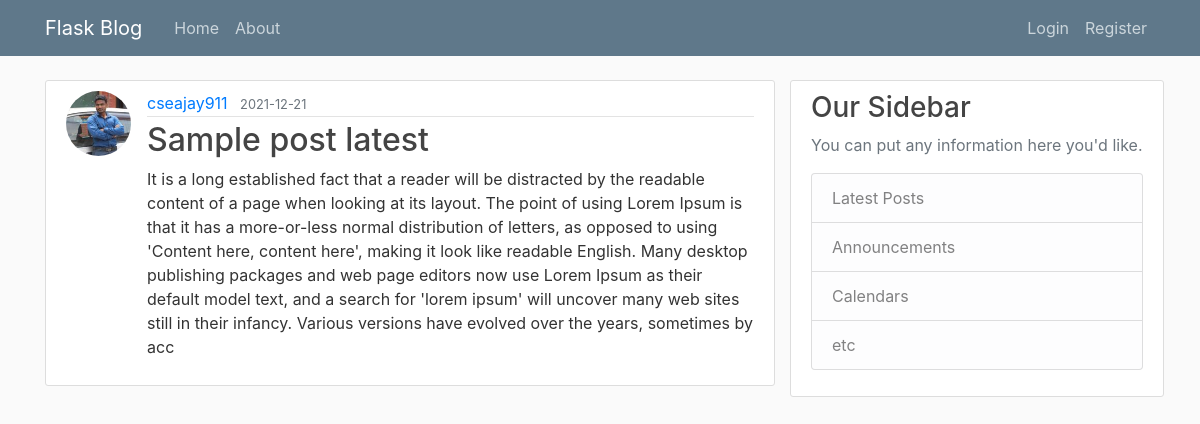
The page /post/17 on the database as committed earlier.
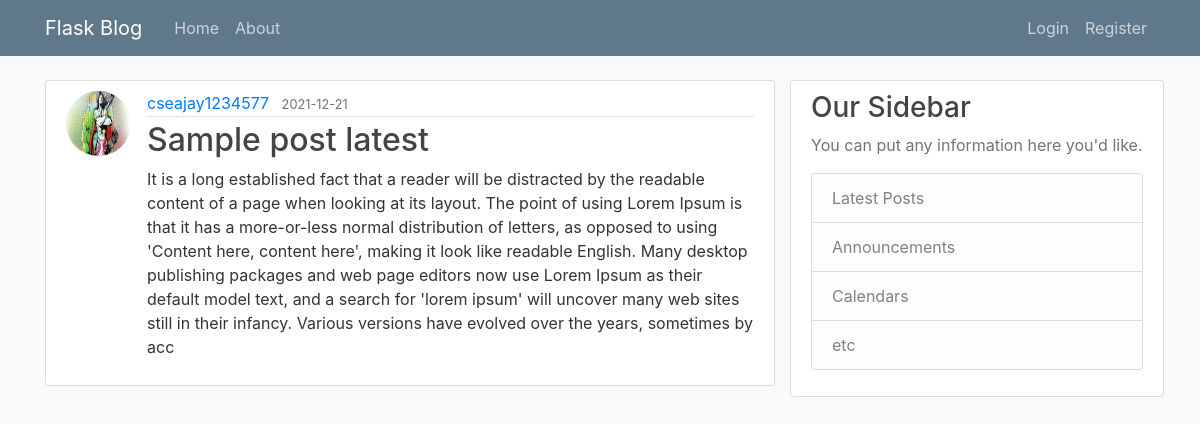
The same page on the database as committed later.
### flaskblog/models.py (models this page shows, shortened)
class User(db.Model, UserMixin):
    id = db.Column(db.Integer, primary_key=True)
    username = db.Column(db.String(20), unique=True, nullable=False)
    email = db.Column(db.String(120), unique=True, nullable=False)
    image_file = db.Column(db.String(20), nullable=False, default='default.jpg')
    password = db.Column(db.String(60), nullable=False)
    posts = db.relationship('Post', backref='author', lazy=True)
    histories = db.relationship('AccountUpdateHistory', backref='author', lazy=True)

### flaskblog/posts/routes.py (the view)
@posts.route("/post/<int:post_id>")
def post(post_id):
    post = Post.query.get_or_404(post_id)
    return render_template('post.html', title=post.title, post=post)

### flaskblog/templates/post.html (shortened to what this page needs)
{% extends "layout.html" %}
{% block content%}
    <article class="media content-section">
          <img class="rounded-circle article-img" src=" {{ url_for('static', filename='profile_pics/' + post.author.image_file) }}" alt="">
          <div class="media-body">
            <div class="article-metadata">
              <a class="mr-2" href="{{ url_for('users.user_posts', username=post.author.username) }}">{{ post.author.username }}</a>
              <small class="text-muted">{{ post.date_posted.strftime('%Y-%m-%d') }}</small>
            </div>
            <h2 class="article-title">{{ post.title }}</h2>
            <p class="article-content">{{ post.content }}</p>
          </div>
    </article>
{% endblock content %}

Rows that differ between the two databases and show on the page:
changed User: image_file: a different picture; author.username "cseajay911" → "cseajay1234577"
